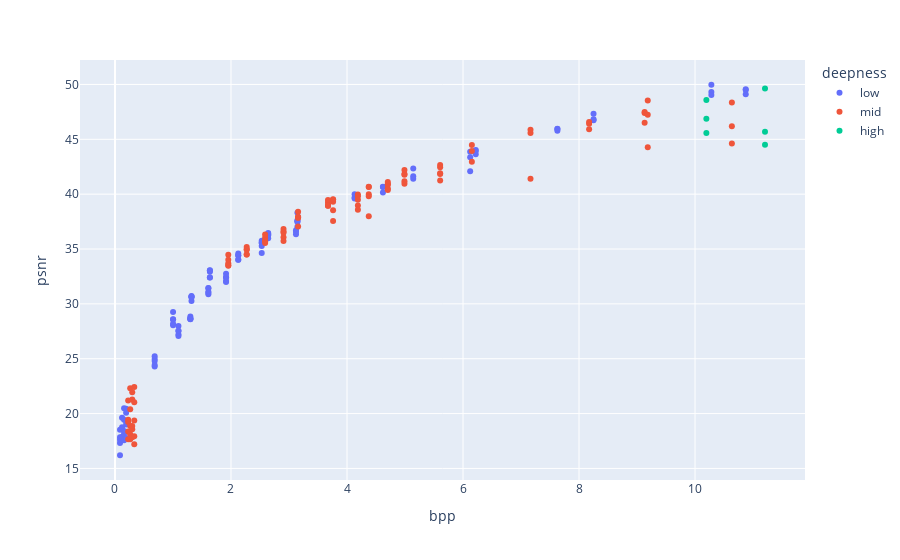

Notebook code for this chart:
### Code cell
fig = px.scatter(baseline_df, x="bpp", y="psnr",
    color="deepness",
    hover_data=list(baseline_df.columns)
)
fig.show();

### Figure 1 — Plotly figure (JSON) as saved in the notebook; plotly's stock layout.template omitted (floating-point values rounded to 4 significant figures; data arrays with more than 128 entries replaced by an {"elided": "..."} marker saying what was removed)
{"data": [{"customdata": {"elided": "110x15 mixed values"}, "hovertemplate": "deepness=%{customdata[13]}<br>bpp=%{x}<br>psnr=%{y}<br>date=%{customdata[0]}<br>init-from=%{customdata[1]}<br>size(byte)=%{customdata[2]}<br>footprint(%)=%{customdata[3]}<br>CR=%{customdata[4]}<br>mse=%{customdata[5]}<br>ssim=%{customdata[6]}<br>cmprss-class=%{customdata[7]}<br>cmprss-class-2=%{customdata[8]}<br>cmprss-class-3=%{customdata[9]}<br>prune_rate_intervals=%{customdata[10]}<br>n_hf=%{customdata[11]}<br>n_hl=%{customdata[12]}<br>occurs_params=%{customdata[14]}<extra></extra>", "legendgroup": "low", "marker": {"color": "#636efa", "symbol": "circle"}, "mode": "markers", "name": "low", "orientation": "v", "showlegend": true, "type": "scatter", "x": [4.62, 4.62, 4.62, 6.124, 6.124, 6.124, 7.627, 7.627, 7.627, 10.87, 10.87, 10.87, 6.219, 6.219, 6.219, 8.25, 8.25, 8.25, 10.28, 10.28, 10.28, 3.121, 3.121, 3.121, 4.131, 4.131, 4.131, 5.142, 5.142, 5.142, 1.299, 1.299, 1.299, 1.299, 1.299, 1.915, 1.915, 1.915, 1.915, 1.915, 2.53, 2.53, 2.53, 2.53, 2.53, 3.145, 3.145, 3.145, 3.145, 3.145, 0.6841, 0.6841, 0.6841, 0.6841, 0.6841, 1.001, 1.001, 1.001, 1.001, 1.001, 1.319, 1.319, 1.319, 1.319, 1.319, 1.636, 1.636, 1.636, 1.636, 1.636, 0.08643, 0.08643, 0.08643, 0.08643, 0.08643, 0.1216, 0.1216, 0.1216, 0.1216, 0.1216, 0.1567, 0.1567, 0.1567, 0.1567, 0.1567, 0.1919, 0.1919, 0.1919, 0.1919, 0.1919, 1.094, 1.094, 1.094, 1.094, 1.094, 1.61, 1.61, 1.61, 1.61, 1.61, 2.125, 2.125, 2.125, 2.125, 2.125, 2.641, 2.641, 2.641, 2.641, 2.641], "xaxis": "x", "y": [40.67, 40.66, 40.16, 43.86, 42.09, 43.37, 45.95, 45.95, 45.77, 49.56, 49.1, 49.49, 43.94, 44.02, 43.65, 46.73, 47.33, 46.83, 49.97, 49.31, 49.04, 36.72, 36.57, 36.35, 39.69, 39.59, 40.0, 41.4, 41.63, 42.34, 28.84, 28.63, 28.69, 28.6, 28.62, 31.99, 32.41, 32.09, 32.42, 32.74, 34.63, 35.76, 35.28, 35.57, 35.56, 37.03, 37.62, 38.3, 37.52, 37.46, 25.22, 24.28, 24.97, 24.8, 24.43, 28.58, 28.06, 29.26, 28.6, 28.2, 30.26, 30.71, 30.65, 30.58, 30.66, 32.93, 32.4, 33.06, 32.41, 33.03, 17.62, 17.32, 16.2, 17.85, 18.52, 17.78, 17.62, 17.88, 18.75, 19.62, 18.16, 18.41, 17.58, 19.43, 20.48, 19.3, 19.01, 17.76, 20.07, 20.45, 27.21, 27.52, 27.97, 27.56, 27.07, 31.44, 30.87, 31.43, 31.11, 31.0, 34.59, 34.4, 34.01, 34.4, 34.03, 36.25, 36.38, 35.99, 36.34, 36.45], "yaxis": "y"}, {"customdata": {"elided": "98x15 mixed values"}, "hovertemplate": "deepness=%{customdata[13]}<br>bpp=%{x}<br>psnr=%{y}<br>date=%{customdata[0]}<br>init-from=%{customdata[1]}<br>size(byte)=%{customdata[2]}<br>footprint(%)=%{customdata[3]}<br>CR=%{customdata[4]}<br>mse=%{customdata[5]}<br>ssim=%{customdata[6]}<br>cmprss-class=%{customdata[7]}<br>cmprss-class-2=%{customdata[8]}<br>cmprss-class-3=%{customdata[9]}<br>prune_rate_intervals=%{customdata[10]}<br>n_hf=%{customdata[11]}<br>n_hl=%{customdata[12]}<br>occurs_params=%{customdata[14]}<extra></extra>", "legendgroup": "mid", "marker": {"color": "#EF553B", "symbol": "circle"}, "mode": "markers", "name": "mid", "orientation": "v", "showlegend": true, "type": "scatter", "x": [9.131, 9.131, 9.131, 10.64, 10.64, 10.64, 6.153, 6.153, 6.153, 7.164, 7.164, 7.164, 8.174, 8.174, 8.174, 9.185, 9.185, 9.185, 3.76, 3.76, 3.76, 3.76, 3.76, 4.375, 4.375, 4.375, 4.375, 4.375, 4.991, 4.991, 4.991, 4.991, 4.991, 5.606, 5.606, 5.606, 5.606, 5.606, 1.954, 1.954, 1.954, 1.954, 1.954, 2.271, 2.271, 2.271, 2.271, 2.271, 2.588, 2.588, 2.588, 2.588, 2.588, 2.906, 2.906, 2.906, 2.906, 2.906, 0.2271, 0.2271, 0.2271, 0.2271, 0.2271, 0.2622, 0.2622, 0.2622, 0.2622, 0.2622, 0.2974, 0.2974, 0.2974, 0.2974, 0.2974, 0.3325, 0.3325, 0.3325, 0.3325, 0.3325, 3.157, 3.157, 3.157, 3.157, 3.157, 3.672, 3.672, 3.672, 3.672, 3.672, 4.188, 4.188, 4.188, 4.188, 4.188, 4.704, 4.704, 4.704, 4.704, 4.704], "xaxis": "x", "y": [47.4, 47.48, 46.5, 44.61, 46.2, 48.35, 43.94, 42.96, 44.48, 41.39, 45.58, 45.87, 46.43, 45.93, 46.59, 47.25, 44.28, 48.53, 39.49, 39.3, 38.54, 37.56, 39.54, 39.81, 37.99, 40.65, 40.68, 39.98, 41.83, 41.77, 42.21, 40.94, 41.17, 42.67, 41.92, 41.25, 41.83, 42.45, 34.48, 33.48, 33.7, 33.52, 34.02, 35.17, 34.49, 34.95, 34.5, 34.95, 35.69, 36.03, 36.33, 35.75, 35.55, 36.6, 36.83, 36.06, 36.48, 35.73, 19.43, 18.36, 17.67, 19.23, 21.2, 18.13, 18.86, 17.66, 20.39, 22.31, 18.57, 17.85, 18.86, 21.28, 21.93, 17.93, 19.38, 17.2, 21.04, 22.43, 37.89, 37.06, 37.82, 38.4, 37.95, 39.27, 38.95, 39.48, 39.01, 38.93, 38.97, 38.59, 39.49, 39.98, 39.82, 40.39, 40.92, 40.52, 40.85, 41.11], "yaxis": "y"}, {"customdata": [["1603843559-156915", "-", 83524, 100, 0.3801, 6.966e-05, 0.9938, "Baseline:hf=45:hl=10", "SIREN", "SIREN", "SIREN", 45, 10, "high", "BL-O.P"], ["1603843559-156915", "-", 83524, 100, 0.3801, 9.978e-05, 0.9927, "Baseline:hf=45:hl=10", "SIREN", "SIREN", "SIREN", 45, 10, "high", "BL-O.P"], ["1603843559-156915", "-", 83524, 100, 0.3801, 8.389e-05, 0.9931, "Baseline:hf=45:hl=10", "SIREN", "SIREN", "SIREN", 45, 10, "high", "BL-O.P"], ["1603843559-156915", "-", 91804, 100, 0.3458, 0.0001503, 0.9928, "Baseline:hf=45:hl=11", "SIREN", "SIREN", "SIREN", 45, 11, "high", "BL-O.P"], ["1603843559-156915", "-", 91804, 100, 0.3458, 4.306e-05, 0.9943, "Baseline:hf=45:hl=11", "SIREN", "SIREN", "SIREN", 45, 11, "high", "BL-O.P"], ["1603843559-156915", "-", 91804, 100, 0.3458, 0.0001275, 0.9931, "Baseline:hf=45:hl=11", "SIREN", "SIREN", "SIREN", 45, 11, "high", "BL-O.P"]], "hovertemplate": "deepness=%{customdata[13]}<br>bpp=%{x}<br>psnr=%{y}<br>date=%{customdata[0]}<br>init-from=%{customdata[1]}<br>size(byte)=%{customdata[2]}<br>footprint(%)=%{customdata[3]}<br>CR=%{customdata[4]}<br>mse=%{customdata[5]}<br>ssim=%{customdata[6]}<br>cmprss-class=%{customdata[7]}<br>cmprss-class-2=%{customdata[8]}<br>cmprss-class-3=%{customdata[9]}<br>prune_rate_intervals=%{customdata[10]}<br>n_hf=%{customdata[11]}<br>n_hl=%{customdata[12]}<br>occurs_params=%{customdata[14]}<extra></extra>", "legendgroup": "high", "marker": {"color": "#00cc96", "symbol": "circle"}, "mode": "markers", "name": "high", "orientation": "v", "showlegend": true, "type": "scatter", "x": [10.2, 10.2, 10.2, 11.21, 11.21, 11.21], "xaxis": "x", "y": [48.59, 45.58, 46.88, 44.5, 49.64, 45.69], "yaxis": "y"}], "layout": {"legend": {"title": {"text": "deepness"}, "tracegroupgap": 0}, "margin": {"t": 60}, "xaxis": {"anchor": "y", "domain": [0, 1], "title": {"text": "bpp"}}, "yaxis": {"anchor": "x", "domain": [0, 1], "title": {"text": "psnr"}}}}
